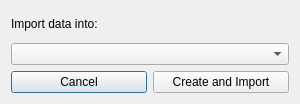
<?xml version="1.0" encoding="UTF-8"?>
<ui version="4.0">
 <class>PixelSizeTool</class>
 <widget class="QDialog" name="PixelSizeTool">
  <property name="geometry">
   <rect>
    <x>0</x>
    <y>0</y>
    <width>300</width>
    <height>104</height>
   </rect>
  </property>
  <property name="sizePolicy">
   <sizepolicy hsizetype="Fixed" vsizetype="Fixed">
    <horstretch>0</horstretch>
    <verstretch>0</verstretch>
   </sizepolicy>
  </property>
  <property name="minimumSize">
   <size>
    <width>300</width>
    <height>100</height>
   </size>
  </property>
  <property name="maximumSize">
   <size>
    <width>300</width>
    <height>104</height>
   </size>
  </property>
  <property name="windowTitle">
   <string>Dialog</string>
  </property>
  <layout class="QGridLayout" name="gridLayout">
   <item row="3" column="0">
    <widget class="QPushButton" name="Btn_Import_Layer_Cancel">
     <property name="text">
      <string>Cancel</string>
     </property>
    </widget>
   </item>
   <item row="0" column="0">
    <widget class="QLabel" name="label">
     <property name="text">
      <string>Import data into:</string>
     </property>
    </widget>
   </item>
   <item row="1" column="0" colspan="2">
    <widget class="QComboBox" name="Cmb_Layer_Option"/>
   </item>
   <item row="3" column="1">
    <widget class="QPushButton" name="Btn_Import_Layer_OK">
     <property name="text">
      <string>Create and Import</string>
     </property>
     <property name="default">
      <bool>false</bool>
     </property>
     <property name="flat">
      <bool>false</bool>
     </property>
    </widget>
   </item>
  </layout>
 </widget>
 <resources/>
 <connections/>
</ui>
